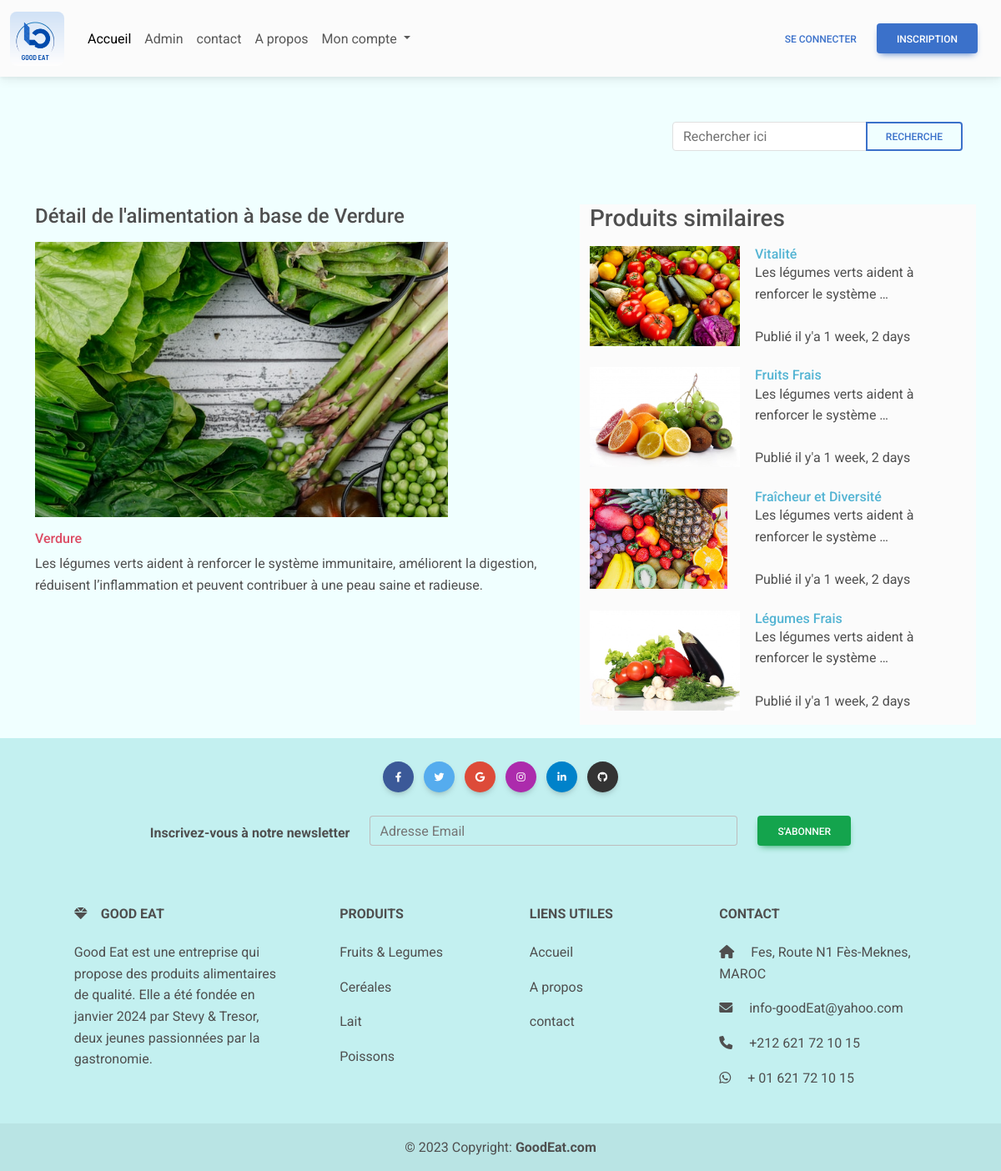
The app's page /produit/1 with its own data.
### my_blog/models.py (models this page shows)
class Produit(models.Model):
    title = models.CharField(max_length = 60)
    desc = models.TextField()
    category = models.ForeignKey(Category, on_delete=models.CASCADE)
    image = models.ImageField(upload_to = "")
    created_add = models.DateTimeField(auto_now_add=True)
    update_add = models.DateTimeField(auto_now_add=True)
    def __str__(self):
        return self.title

### my_blog/views.py (the view)
# urls.py: path("produit/<int:id_produit>", detail, name="detail"),
def detail(resquest, id_produit):
    var_produit = Produit.objects.get(id=id_produit)
    category = var_produit.category
    produit_de_m_category = Produit.objects.filter(category=category)[:6]
    return render(resquest, 'detail.html',{'produit':var_produit,'produit_identique': produit_de_m_category })

### my_blog/templates/detail.html
{% extends "base.html" %}
{% load static %}
{% block content %}
<div class="container">
    <div class="row">
        <div class="col-md-7">
            <h4 class="my-3">Détail de l'alimentation à base de {{produit.title}}</h4>
            <img src="{{produit.image.url}}" alt="Produit {{produit.id}}" height="330" />
            <h6 class="mt-3 text-danger ">{{produit.title}}</h6>
            <p>{{produit.desc}}</p>
        </div>
        <div class="col-md-5 bg-body-tertiary my-3">
            <h3> Produits similaires</h3>
            {%for prd in produit_identique %}
            {%if prd.id != produit.id %}
            <div class="row">
                    <div class='col-md-5'>
                        <a href="{% url 'detail' prd.id %}">
                            <img src="{{prd.image.url}}" alt="Produit {{produit.id}}" height="120" class='my-2' />
                        </a>
                    </div>
                    <div class='col-md-7 mt-2'>
                        <a href="{% url 'detail' prd.id %}">
                            <h6 class="card-title text-info font-weight-bolder">{{prd}}</h6>
                        </a>
                        <p class="">
                            {{produit.desc | truncatewords:8}} <br /><br />
                            Publié il y'a {{produit.created_add|timesince}}
                        </p>
                    </div>
            </div>
            {% endif %}
            {% endfor %}
        </div>
    </div>
</div>
{% endblock %}

### my_blog/static/css/style.css (style rules this page uses)
body { background-color: azure; }

### records on screen
Produit: title "Verdure", image (picture), desc "Les légumes verts aident à renforcer le système immunitaire, améliorent la digestion, réduisent l’inflammation et peuvent contribuer à une peau saine et radieuse.", desc "Les légumes verts aident à renforcer le système …", created_add "1 week, 2 days"
Produit: image (picture), title "Vitalité"
Produit: image (picture), title "Fruits Frais"
Produit: image (picture), title "Fraîcheur et Diversité"
Produit: image (picture), title "Légumes Frais"
